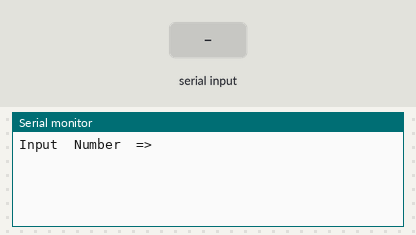
Bench run of a sketch on a simulated Arduino Uno, built with avr-gcc and run on an emulated ATmega328P. Shown: the last lines printed to the serial monitor. The test bench sets the inputs (shaded band).

Above: at 1.2 s.
1.3 s: "90,45\n" received over Serial
At 1.9 s:
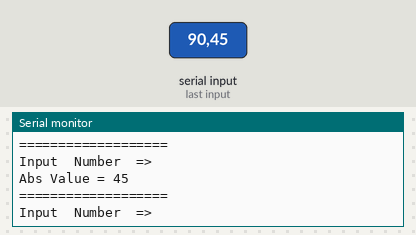
2.8 s: "30,150\n" received over Serial
At 4.6 s:
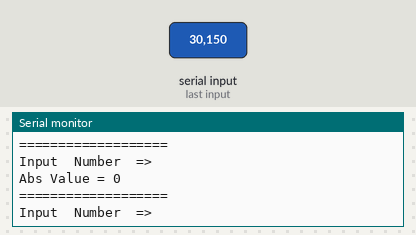
Timing chart, 0 to 6.1 s (numbered marks = the images above; inputs shaded):
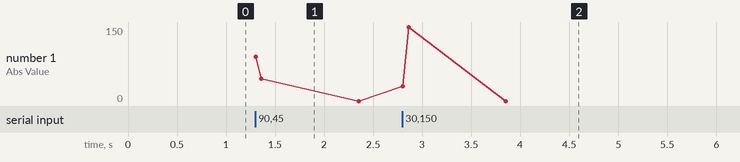

Measured:
- after the input at 1.3 s, the serial monitor: prints a new line at once (image 1)
- after the input at 2.8 s, the serial monitor: prints a new line at once (image 2)

The sketch:

ex6-3.ino
```cpp
int make_abs(int);

void setup() {
  // 시리얼 통신 속도 설정 : 속도 9600 bps, 8데이터 비트, 패리티 없음, 한 개의 스톱비트
 Serial.begin(9600) ;

}
void loop() {
     int Num ;
     int a ;

      Serial.println("Input  Number  =>");

     // PC에서 데이터가 전송되어 올때까지 기다린다.
      while(1) {
       if(Serial.available() > 0 ) break;
      }
      Num = Serial.parseInt();
      a = make_abs(Num);

    Serial.print("Abs Value = ");
    Serial.println(a);
    Serial.println("===================");
  }

int make_abs(int x)
 {
   if(x < 0 ) x = x * -1;
   return x;
 }
```
